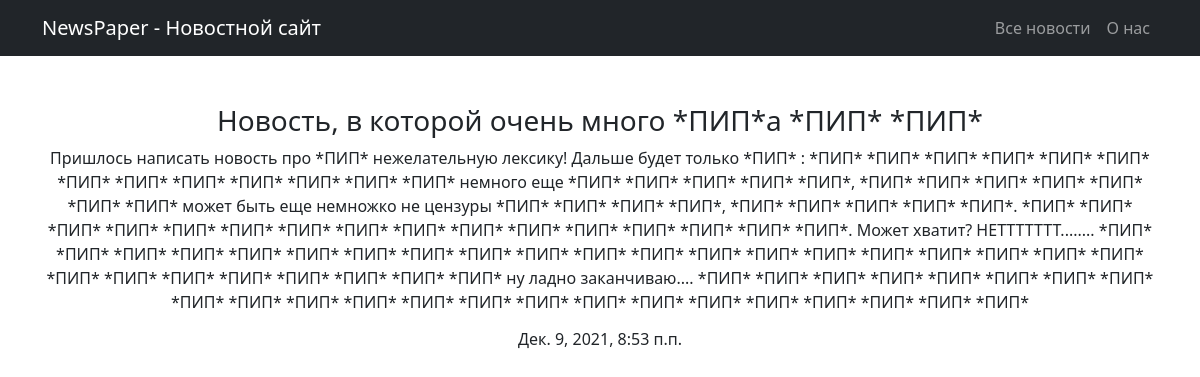
Screenshot of /news/10 with the database file from the repository.
### news/models.py (models this page shows, shortened)
class Post(models.Model):
    author = models.ForeignKey(Author, on_delete=models.CASCADE)
    NEWS = 'NW'
    ARTICLE = 'AR'
    CATEGORY_CHOICES = (
        (NEWS, 'Новость'),
        (ARTICLE, 'Статья')
    )
    categoryType = models.CharField(max_length=2, choices=CATEGORY_CHOICES, default=ARTICLE)
    dateCreation = models.DateTimeField(auto_now_add=True)
    postCategory = models.ManyToManyField(Category, through='PostCategory')
    title = models.CharField(max_length=128)
    text = models.TextField()
    rating = models.SmallIntegerField(default=0)
    class Meta:
        verbose_name = 'Пост'
        verbose_name_plural = 'Посты'

### news/views.py (the view)
# urls.py: path('news/<int:pk>', detail, name='detail')
def detail(request, pk):
    pk = Post.objects.get(pk=pk)
    return render(request, 'detail_post.html', context={'title': pk.title, 'text': pk.text, 'datatime': pk.dateCreation})

### news/templatetags/custom_filters.py (called while the page is built)
@register.filter(name='Censor')
def Censor(value, arg):
    variants = ['mat', 'мат', 'перемат', 'блбл']
    for variant in variants:
        value = value.replace(variant, '*ПИП*')
    return value

### news/templates/news/detail_post.html (shortened to what this page needs)
{% extends 'default.html' %}
{% load custom_filters %}
{% block content %}
    <h3>{{ title | Censor:"" }} </h3>
    <p> {{ text | Censor:"" }} </p>
     <h6>{{ datatime }}</h6>
{% endblock %}

### rows the page displays
Post: title "Новость, в которой очень много *ПИП*а *ПИП* *ПИП*", text "Пришлось написать новость про *ПИП* нежелательную лексику! Дальше будет только *ПИП* : *ПИП* *ПИП* *ПИП* *ПИП* *ПИП* *ПИП* *ПИП* *ПИП* *ПИП* *ПИП* *ПИП* *ПИП* *ПИП* немного еще *ПИП* *ПИП* *ПИП* *ПИП* *ПИП*, *ПИП* *ПИП* *ПИП* *ПИП* *ПИП* *ПИП* *ПИП* может быть еще немножко не цензуры *ПИП* *ПИП* *ПИП* *ПИП*, *ПИП* *ПИП* *ПИП* *ПИП* *ПИП*. *ПИП* *ПИП* *ПИП* *ПИП* *ПИП* *ПИП* *ПИП* *ПИП* *ПИП* *ПИП* *ПИП* *ПИП* *ПИП* *ПИП* *ПИП* *ПИП*. Может хватит? НЕТТТТТТТ........ *ПИП* *ПИП* *ПИП* *ПИП* *ПИП* *ПИП* *ПИП* *ПИП* *ПИП* *ПИП* *ПИП* *ПИП* *ПИП* *ПИП* *ПИП* *ПИП* *ПИП* *ПИП* *ПИП* *ПИП* *ПИП* *ПИП* *ПИП* *ПИП* *ПИП* *ПИП* *ПИП* *ПИП* ну ладно заканчиваю.... *ПИП* *ПИП* *ПИП* *ПИП* *ПИП* *ПИП*…", dateCreation "Дек. 9, 2021, 8:53 п.п."
